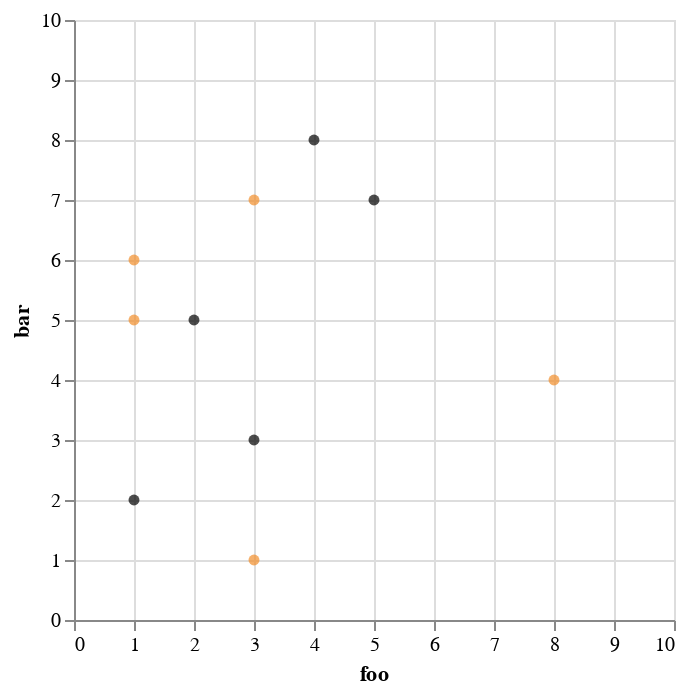

The code cell stored with this chart in its notebook:
### Code cell
plot_marginal_numerical_numerical(observed_df, synthetic_df, x, y)

### Figure 1 — Vega specification as saved in the notebook (floating-point values rounded to 4 significant figures)
{"$schema": "https://vega.github.io/schema/vega/v5.json", "data": [{"name": "source_0", "values": [{"bar": 2, "foo": 1}, {"bar": 5, "foo": 2}, {"bar": 3, "foo": 3}, {"bar": 8, "foo": 4}, {"bar": 7, "foo": 5}]}, {"name": "source_1", "values": [{"bar": 1, "foo": 3}, {"bar": 5, "foo": 1}, {"bar": 4, "foo": 8}, {"bar": 7, "foo": 3}, {"bar": 6, "foo": 1}]}], "marks": [{"type": "symbol", "name": "layer_0_marks", "from": {"data": "source_0"}, "encode": {"update": {"shape": {"value": "circle"}, "opacity": {"value": 0.7}, "x": {"field": "foo", "scale": "x"}, "fill": {"value": "#000000"}, "y": {"field": "bar", "scale": "y"}}}, "style": ["circle"]}, {"type": "symbol", "name": "layer_1_marks", "from": {"data": "source_1"}, "encode": {"update": {"y": {"field": "bar", "scale": "y"}, "shape": {"value": "circle"}, "fill": {"value": "#f28e2b"}, "opacity": {"value": 0.7}, "x": {"field": "foo", "scale": "x"}}}, "style": ["circle"]}], "scales": [{"name": "x", "type": "linear", "domain": [0, 10], "range": [0, {"signal": "width"}], "zero": true}, {"name": "y", "type": "linear", "domain": [0, 10], "range": [{"signal": "height"}, 0], "zero": true}], "axes": [{"scale": "x", "minExtent": 0, "ticks": false, "orient": "bottom", "labels": false, "maxExtent": 0, "tickCount": {"signal": "ceil(width/40)"}, "zindex": 0, "gridScale": "y", "aria": false, "grid": true, "domain": false}, {"scale": "y", "labels": false, "grid": true, "zindex": 0, "orient": "left", "maxExtent": 0, "minExtent": 0, "domain": false, "ticks": false, "gridScale": "x", "tickCount": {"signal": "ceil(height/40)"}, "aria": false}, {"scale": "x", "labelOverlap": true, "tickCount": {"signal": "ceil(width/40)"}, "zindex": 0, "grid": false, "title": "foo", "orient": "bottom", "labelFlush": true}, {"scale": "y", "zindex": 0, "title": "bar", "labelOverlap": true, "orient": "left", "grid": false, "tickCount": {"signal": "ceil(height/40)"}}], "width": 300, "padding": 5, "background": "white", "style": "cell", "height": 300}
